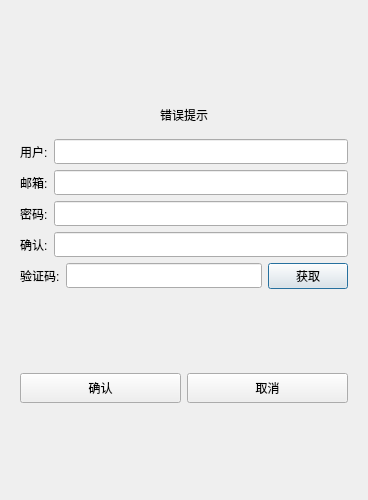
<?xml version="1.0" encoding="UTF-8"?>
<ui version="4.0">
 <class>RegisterDialog</class>
 <widget class="QDialog" name="RegisterDialog">
  <property name="geometry">
   <rect>
    <x>0</x>
    <y>0</y>
    <width>368</width>
    <height>500</height>
   </rect>
  </property>
  <property name="minimumSize">
   <size>
    <width>300</width>
    <height>500</height>
   </size>
  </property>
  <property name="maximumSize">
   <size>
    <width>368</width>
    <height>500</height>
   </size>
  </property>
  <property name="windowTitle">
   <string>Dialog</string>
  </property>
  <layout class="QVBoxLayout" name="verticalLayout_3">
   <item>
    <layout class="QHBoxLayout" name="horizontalLayout_3">
     <item>
      <widget class="QStackedWidget" name="stackedWidget">
       <property name="currentIndex">
        <number>0</number>
       </property>
       <widget class="QWidget" name="page">
        <layout class="QVBoxLayout" name="verticalLayout">
         <item>
          <spacer name="verticalSpacer">
           <property name="orientation">
            <enum>Qt::Orientation::Vertical</enum>
           </property>
           <property name="sizeHint" stdset="0">
            <size>
             <width>20</width>
             <height>40</height>
            </size>
           </property>
          </spacer>
         </item>
         <item>
          <widget class="QWidget" name="widget" native="true">
           <layout class="QHBoxLayout" name="horizontalLayout_2">
            <item>
             <widget class="QLabel" name="err_tip">
              <property name="text">
               <string>错误提示</string>
              </property>
              <property name="alignment">
               <set>Qt::AlignmentFlag::AlignCenter</set>
              </property>
             </widget>
            </item>
           </layout>
          </widget>
         </item>
         <item>
          <layout class="QHBoxLayout" name="horizontalLayout">
           <item>
            <widget class="QLabel" name="user_label">
             <property name="minimumSize">
              <size>
               <width>0</width>
               <height>25</height>
              </size>
             </property>
             <property name="maximumSize">
              <size>
               <width>16777215</width>
               <height>25</height>
              </size>
             </property>
             <property name="text">
              <string>用户:</string>
             </property>
            </widget>
           </item>
           <item>
            <widget class="QLineEdit" name="user_edit">
             <property name="minimumSize">
              <size>
               <width>0</width>
               <height>25</height>
              </size>
             </property>
             <property name="maximumSize">
              <size>
               <width>16777215</width>
               <height>25</height>
              </size>
             </property>
            </widget>
           </item>
          </layout>
         </item>
         <item>
          <layout class="QHBoxLayout" name="horizontalLayout_4">
           <item>
            <widget class="QLabel" name="email_label">
             <property name="minimumSize">
              <size>
               <width>0</width>
               <height>25</height>
              </size>
             </property>
             <property name="maximumSize">
              <size>
               <width>16777215</width>
               <height>25</height>
              </size>
             </property>
             <property name="text">
              <string>邮箱:</string>
             </property>
            </widget>
           </item>
           <item>
            <widget class="QLineEdit" name="emai_edit">
             <property name="minimumSize">
              <size>
               <width>0</width>
               <height>25</height>
              </size>
             </property>
             <property name="maximumSize">
              <size>
               <width>16777215</width>
               <height>25</height>
              </size>
             </property>
            </widget>
           </item>
          </layout>
         </item>
         <item>
          <layout class="QHBoxLayout" name="horizontalLayout_5">
           <item>
            <widget class="QLabel" name="pass_label">
             <property name="minimumSize">
              <size>
               <width>0</width>
               <height>25</height>
              </size>
             </property>
             <property name="maximumSize">
              <size>
               <width>16777215</width>
               <height>25</height>
              </size>
             </property>
             <property name="text">
              <string>密码:</string>
             </property>
            </widget>
           </item>
           <item>
            <widget class="QLineEdit" name="pass_edit">
             <property name="minimumSize">
              <size>
               <width>0</width>
               <height>25</height>
              </size>
             </property>
             <property name="maximumSize">
              <size>
               <width>16777215</width>
               <height>25</height>
              </size>
             </property>
            </widget>
           </item>
          </layout>
         </item>
         <item>
          <layout class="QHBoxLayout" name="horizontalLayout_6">
           <item>
            <widget class="QLabel" name="confirm_label">
             <property name="minimumSize">
              <size>
               <width>0</width>
               <height>25</height>
              </size>
             </property>
             <property name="maximumSize">
              <size>
               <width>16777215</width>
               <height>25</height>
              </size>
             </property>
             <property name="text">
              <string>确认:</string>
             </property>
            </widget>
           </item>
           <item>
            <widget class="QLineEdit" name="confirm_edit">
             <property name="minimumSize">
              <size>
               <width>0</width>
               <height>25</height>
              </size>
             </property>
             <property name="maximumSize">
              <size>
               <width>16777215</width>
               <height>25</height>
              </size>
             </property>
            </widget>
           </item>
          </layout>
         </item>
         <item>
          <layout class="QHBoxLayout" name="horizontalLayout_7">
           <item>
            <widget class="QLabel" name="verifycode_label">
             <property name="minimumSize">
              <size>
               <width>0</width>
               <height>25</height>
              </size>
             </property>
             <property name="text">
              <string>验证码:</string>
             </property>
            </widget>
           </item>
           <item>
            <widget class="QLineEdit" name="verifycode_edit">
             <property name="minimumSize">
              <size>
               <width>0</width>
               <height>25</height>
              </size>
             </property>
            </widget>
           </item>
           <item>
            <widget class="QPushButton" name="get_code_btn">
             <property name="minimumSize">
              <size>
               <width>0</width>
               <height>25</height>
              </size>
             </property>
             <property name="text">
              <string>获取</string>
             </property>
            </widget>
           </item>
          </layout>
         </item>
         <item>
          <spacer name="verticalSpacer_2">
           <property name="orientation">
            <enum>Qt::Orientation::Vertical</enum>
           </property>
           <property name="sizeHint" stdset="0">
            <size>
             <width>20</width>
             <height>40</height>
            </size>
           </property>
          </spacer>
         </item>
         <item>
          <layout class="QHBoxLayout" name="horizontalLayout_8">
           <item>
            <widget class="QPushButton" name="confirm_btn">
             <property name="minimumSize">
              <size>
               <width>0</width>
               <height>30</height>
              </size>
             </property>
             <property name="text">
              <string>确认</string>
             </property>
            </widget>
           </item>
           <item>
            <widget class="QPushButton" name="cancel_btn">
             <property name="minimumSize">
              <size>
               <width>0</width>
               <height>30</height>
              </size>
             </property>
             <property name="text">
              <string>取消</string>
             </property>
            </widget>
           </item>
          </layout>
         </item>
         <item>
          <spacer name="verticalSpacer_3">
           <property name="orientation">
            <enum>Qt::Orientation::Vertical</enum>
           </property>
           <property name="sizeHint" stdset="0">
            <size>
             <width>20</width>
             <height>40</height>
            </size>
           </property>
          </spacer>
         </item>
        </layout>
       </widget>
       <widget class="QWidget" name="page_2"/>
      </widget>
     </item>
    </layout>
   </item>
  </layout>
 </widget>
 <resources/>
 <connections/>
</ui>
